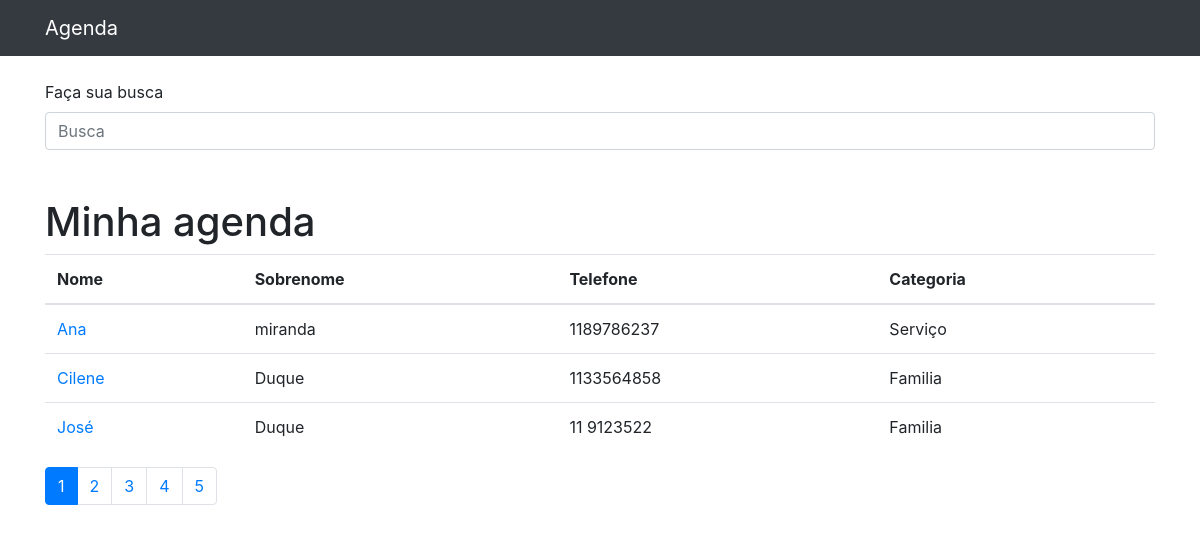
The page / on the database its author committed.
### contatos/models.py (models this page shows, shortened)
class Contato(models.Model):
    nome = models.CharField(max_length=30)
    sobrenome = models.CharField(max_length=30, blank=True)
    telefone = models.CharField(max_length=10)
    email = models.CharField(max_length=30, blank=True)
    data_criacao = models.DateTimeField(default=timezone.now())
    descricao = models.TextField(blank=True)
    categoria = models.ForeignKey(Categoria, on_delete=models.DO_NOTHING)
    mostar = models.BooleanField(default=True)
    foto = models.ImageField(blank=True, upload_to='fotos/%Y/%m')

class Categoria(models.Model):
    nome = models.CharField(max_length=30)
    def __str__(self):
        return self.nome

### contatos/views.py (the view)
# urls.py: path('', views.index, name='index'),
def index(request):
    contatos_list = Contato.objects.order_by('nome')
    paginator = Paginator(contatos_list, 3)
    page = request.GET.get('p')
    contatos = paginator.get_page(page)
    return render(request, 'contatos/index.html', {
        'contatos': contatos
    })

### contatos/templates/contatos/index.html
{% extends 'base.html' %}}
{% block conteudo %}
<h1 class="mt-5">Minha agenda</h1>
<table class="table">
  <thead>
    <tr>
      <th>Nome</th>
      <th>Sobrenome</th>
      <th>Telefone</th>
      <th>Categoria</th>
    </tr>
  </thead>
  <tbody>
    {% for contato in contatos %}
      {% if contato.mostar %}
        <tr>
          <td>
            <a href="{% url 'show_contato' contato.id %}"> {{contato.nome}}</a>
          </td>
          <td>{{contato.sobrenome}}</td>
          <td>{{contato.telefone}}</td>
          <td>{{contato.categoria}}</td>
        </tr>
      {% endif %}
    {% endfor %}
  </tbody>
</table>
<nav aria-label="Page navigation example">
  <ul class="pagination">
    {% for page in contatos.paginator.page_range %}
      {% if contatos.number == page%}
        <li class="page-item active">
          <a class="page-link " href="?p={{page}}&termo={{request.GET.termo}}">{{page}}</a>
        </li>
      {% else %}
        <li class="page-item ">
          <a class="page-link " href="?p={{page}}&termo={{request.GET.termo}}">{{page}}</a>
        </li>
      {% endif%}
    {% endfor %}
  </ul>
</nav>
{% endblock %}

### rows shown on the page
Contato: nome "Ana", sobrenome "miranda", telefone "1189786237", categoria "Serviço"
Contato: nome "Cilene", sobrenome "Duque", telefone "1133564858", categoria "Familia"
Contato: nome "José", sobrenome "Duque", telefone "11 9123522", categoria "Familia"

### other values the page prints
{{ page }} "1"
{{ page }} "2" "3" "4" "5"
